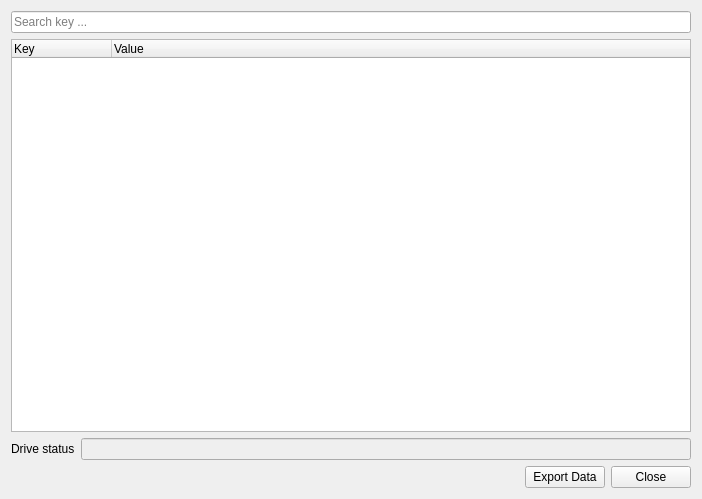
<?xml version="1.0" encoding="UTF-8"?>
<ui version="4.0">
 <class>SmartDataDialog</class>
 <widget class="QWidget" name="SmartDataDialog">
  <property name="geometry">
   <rect>
    <x>0</x>
    <y>0</y>
    <width>702</width>
    <height>499</height>
   </rect>
  </property>
  <property name="windowTitle">
   <string>SMART Data - ?</string>
  </property>
  <layout class="QVBoxLayout" name="verticalLayout">
   <item>
    <widget class="QLineEdit" name="searchLineEdit">
     <property name="text">
      <string/>
     </property>
     <property name="placeholderText">
      <string>Search key ...</string>
     </property>
    </widget>
   </item>
   <item>
    <widget class="QTreeWidget" name="treeWidget">
     <property name="contextMenuPolicy">
      <enum>Qt::ActionsContextMenu</enum>
     </property>
     <property name="iconSize">
      <size>
       <width>5</width>
       <height>5</height>
      </size>
     </property>
     <column>
      <property name="text">
       <string notr="true">Key</string>
      </property>
     </column>
     <column>
      <property name="text">
       <string>Value</string>
      </property>
     </column>
    </widget>
   </item>
   <item>
    <layout class="QFormLayout" name="formLayout">
     <item row="0" column="0">
      <widget class="QLabel" name="label">
       <property name="text">
        <string>Drive status</string>
       </property>
       <property name="margin">
        <number>5</number>
       </property>
      </widget>
     </item>
     <item row="0" column="1">
      <widget class="QLineEdit" name="statusLineEdit">
       <property name="enabled">
        <bool>false</bool>
       </property>
       <property name="alignment">
        <set>Qt::AlignCenter</set>
       </property>
      </widget>
     </item>
    </layout>
   </item>
   <item>
    <layout class="QHBoxLayout" name="horizontalLayout">
     <item>
      <spacer name="horizontalSpacer">
       <property name="orientation">
        <enum>Qt::Horizontal</enum>
       </property>
       <property name="sizeHint" stdset="0">
        <size>
         <width>40</width>
         <height>20</height>
        </size>
       </property>
      </spacer>
     </item>
     <item>
      <widget class="QPushButton" name="exportButton">
       <property name="text">
        <string>Export Data</string>
       </property>
      </widget>
     </item>
     <item>
      <widget class="QPushButton" name="closeButton">
       <property name="text">
        <string>Close</string>
       </property>
      </widget>
     </item>
    </layout>
   </item>
  </layout>
  <action name="actionCollapse_All">
   <property name="text">
    <string>Collapse All</string>
   </property>
  </action>
  <action name="actionExpand_All">
   <property name="text">
    <string>Expand All</string>
   </property>
  </action>
 </widget>
 <resources/>
 <connections/>
</ui>
